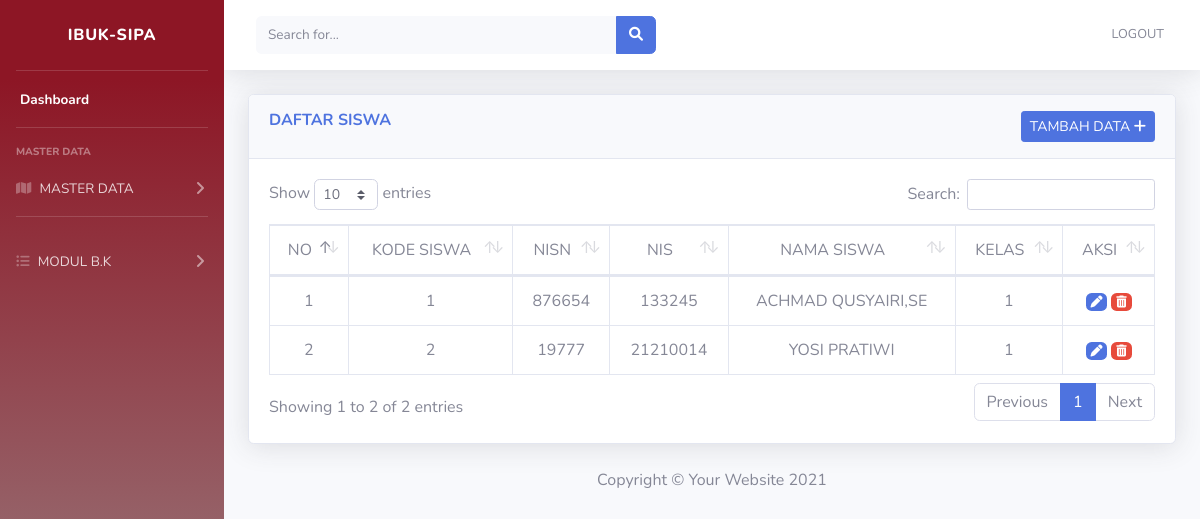
/index.php/siswa, run on an earlier commit of the app's database.
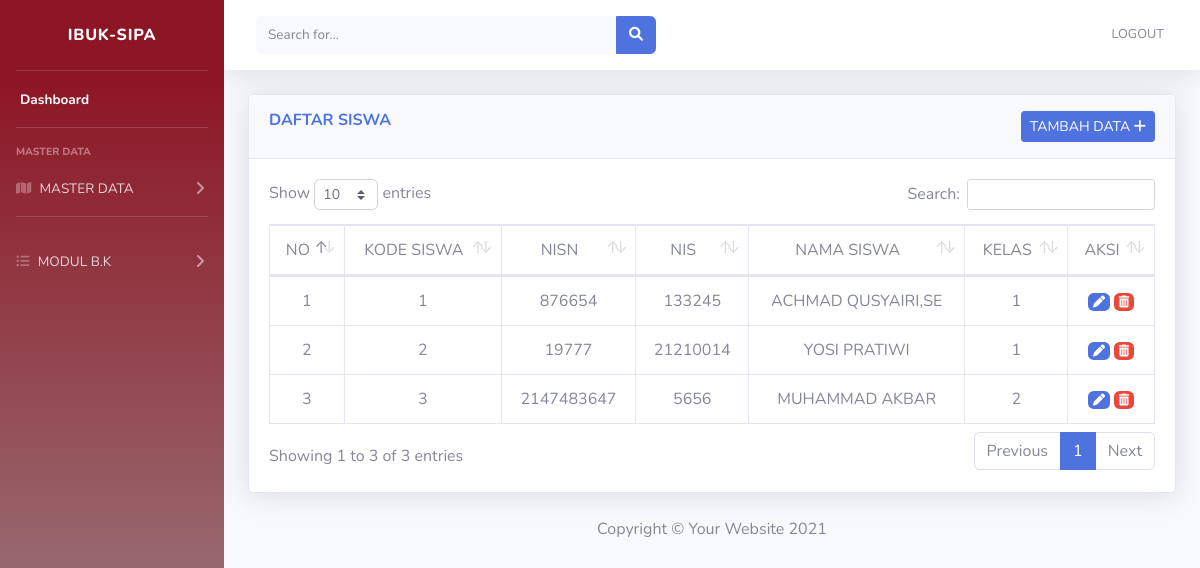
And on a later commit of the database.
### tables this page shows
CREATE TABLE IF NOT EXISTS `tbl_siswa` (
  `id` int(11) NOT NULL AUTO_INCREMENT,
  `kd_siswa` int(10) NOT NULL,
  `nisn` int(10) NOT NULL,
  `nis` int(10) NOT NULL,
  `nm_siswa` varchar(50) NOT NULL,
  `kode_kelas` int(10) DEFAULT NULL,
  `nm_wali` varchar(50) DEFAULT NULL,
  `nik_wali` varchar(50) DEFAULT NULL,
  `nomor_wali` varchar(50) DEFAULT NULL,
  PRIMARY KEY (`id`),
  KEY `kd_siswa` (`kd_siswa`)
);

### application/controllers/siswa.php (called while the page is built, shortened)
<?php
class Siswa extends CI_Controller {
  public function index()
  {
    $data['tbl_siswa'] = $this->modelsiswa->SemuaData();
    $this->load->view('tamplate/header');
    $this->load->view('tamplate/sidebar');
    $this->load->view('tamplate/topbar');
    $this->load->view('siswa', $data);
    $this->load->view('tamplate/footer');
  }
}
?>

### index.php (called while the page is built, shortened)
<?php
require_once BASEPATH.'core/CodeIgniter.php';

### application/models/Modelsiswa.php (called while the page is built, shortened)
<?php
class modelsiswa extends CI_Model
{
	public function SemuaData()
	{
		return $this->db->get('tbl_siswa')->result_array();
	}
}

### application/views/siswa.php (the view)
<div class="container-fluid">
  <div class="card shadow mb-4">
    <div class="card-header py-3">
      <h6 class="m-0 font-weight-bold text-primary">DAFTAR SISWA
        <a href="<?php echo base_url('siswa/tambah_data'); ?>" class="btn btn-primary btn-sm float-right">TAMBAH DATA <i class="fa fa-plus"></i></a>
    </div>
    <div class="card-body">
      <div class="table-responsive">
        <table class="table table-bordered text-center" id="dataTable" width="100%" cellspacing="0">
          <thead>
            <tr>
              <td>NO</td>
              <td>KODE SISWA</td>
              <td>NISN</td>
              <td>NIS</td>
              <td>NAMA SISWA</td>
              <td>KELAS</td>
              <td>AKSI</td>
            </tr>
          </thead>
          <tbody>
            <?php
            $no = 1;
            foreach ($tbl_siswa as $siswa) : ?>
              <tr>
                <td><?php echo $no++; ?></td>
                <td><?php echo $siswa['kd_siswa']; ?></td>
                <td><?php echo $siswa['nisn']; ?></td>
                <td><?php echo $siswa['nis']; ?></td>
                <td><?php echo $siswa['nm_siswa']; ?></td>
                <td><?php echo $siswa['kode_kelas']; ?></td>
                <td>
                  <a href="<?php echo base_url() ?>siswa/edit_data/<?php echo $siswa['id']; ?>" class="badge badge-primary"><i class="fa-solid fa-pen"></i></a>
                  <a onclick="return confirm('Yakin Logout?');"href="<?php echo base_url() ?>siswa/hapus_data/<?php echo $siswa['id']; ?>" class="badge badge-danger"><i class="fa-solid fa-trash-can"></i></a>
                </td>
              </tr>
            <?php endforeach ?>
          </tbody>
        </table>
      </div>
    </div>
  </div>
</div>
<a onclick="return confirm('Yakin Logout?');

What changed in the data, as far as the page shows it:
added tbl_siswa: kd_siswa "3", nisn "2147483647", nis "5656", nm_siswa "MUHAMMAD AKBAR", kode_kelas "2"
Also different on the page:
text written by a page script: "Show entries Search: Showing 1 to 2 of 2 entries Previous 1 Next" → "Show entries Search: Showing 1 to 3 of 3 entries Previous 1 Next"
